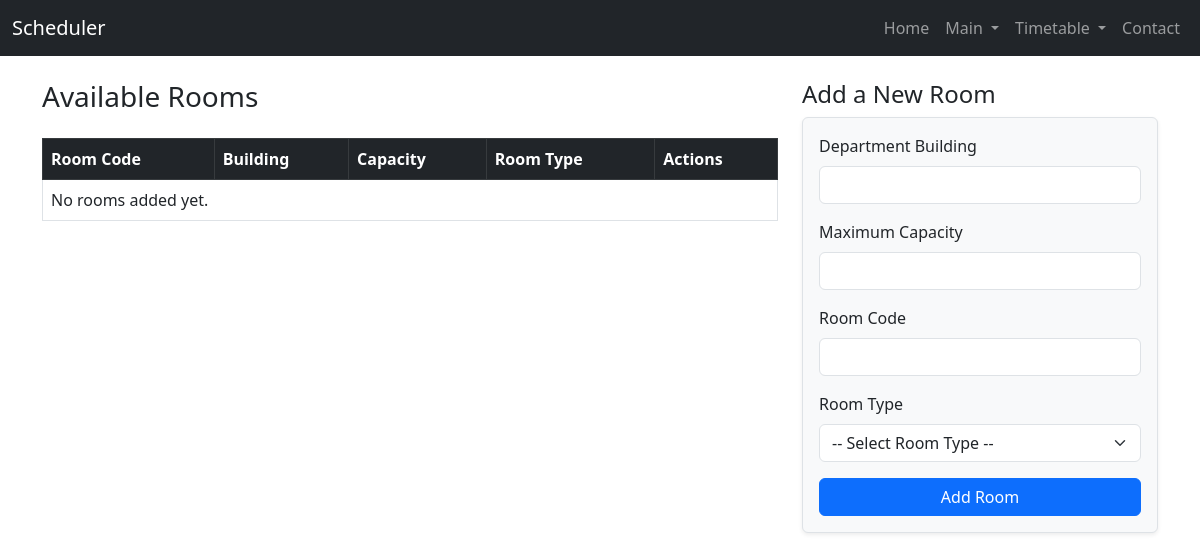
Page /timetable/rooms/ on the earlier database version.
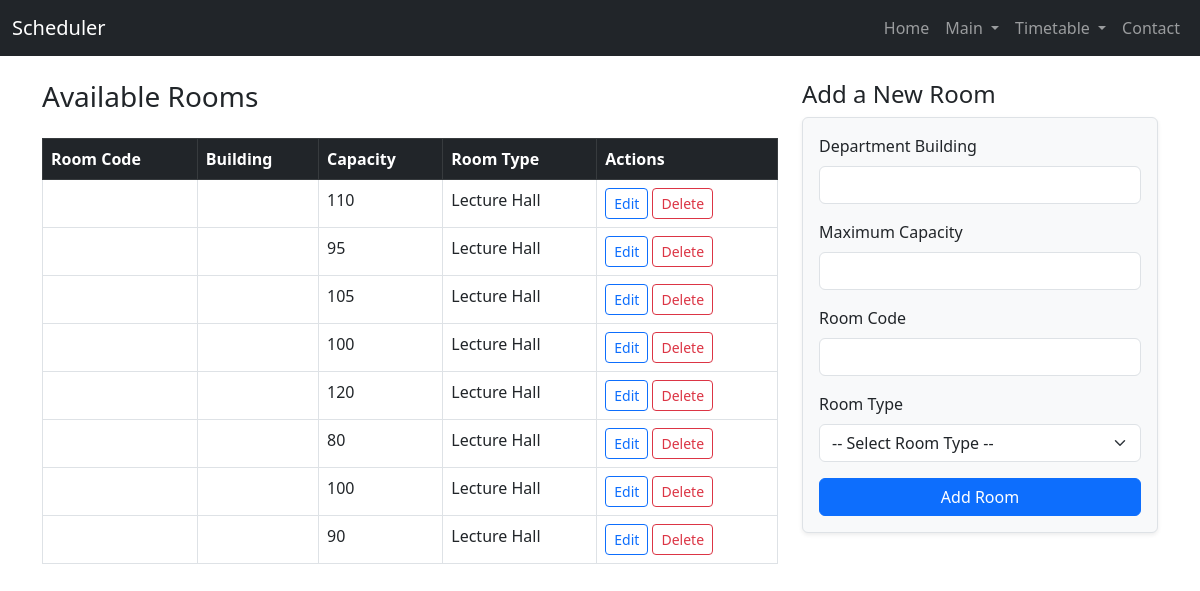
Same page on the later database version.
### Timetable/models.py (models this page shows, shortened)
class Room(models.Model):
    code = models.CharField(max_length=20, unique=True)
    building = models.ForeignKey(Building, on_delete=models.CASCADE)
    room_type = models.ForeignKey(RoomType, on_delete=models.CASCADE)
    lab_type = models.ForeignKey(LabType, on_delete=models.SET_NULL, blank=True, null=True)
    capacity = models.PositiveIntegerField()
    dimensions = models.CharField(max_length=20)
    max_courses = models.PositiveIntegerField(default=1)
    proctors_required = models.PositiveIntegerField(default=1)
    is_overflow = models.BooleanField(default=False)
    class Meta:
        ordering = ['code']

class RoomType(models.Model):
    name = models.CharField(max_length=50, unique=True)
    description = models.TextField(blank=True, null=True)
    def __str__(self):
        return self.name

### Timetable/views.py (the view, shortened to what this page needs)
# urls.py: path('rooms/',views.rooms, name='rooms'),
def rooms(request):
    rooms = Room.objects.all()
    return render(request, 'timetable/rooms.html', {'rooms': rooms})

### templates/timetable/rooms.html (shortened to what this page needs)
{% extends 'home/base.html' %}
{% block content %}
<div class="row">
    <div class="col-md-8">
        <h3 class="mb-4">Available Rooms</h3>
        <table class="table table-bordered table-hover">
            <thead class="table-dark">
                <tr>
                    <th>Room Code</th>
                    <th>Building</th>
                    <th>Capacity</th>
                    <th>Room Type</th>
                    <th>Actions</th>
                </tr>
            </thead>
            <tbody>
                {% for room in rooms %}
                <tr>
                    <td>{{ room.room_code }}</td>
                    <td>{{ room.department_building }}</td>
                    <td>{{ room.capacity }}</td>
                    <td>{{ room.room_type }}</td>
                    <td>
                        <a href="{% url 'edit_room' room.id %}" class="btn btn-sm btn-outline-primary">Edit</a>
                        <a href="{% url 'delete_room' room.id %}" class="btn btn-sm btn-outline-danger" onclick="return confirm('Are you sure you want to delete this room?');">Delete</a>
                    </td>
                </tr>
                {% empty %}
                <tr><td colspan="5">No rooms added yet.</td></tr>
                {% endfor %}
            </tbody>
        </table>
    </div>
    <div class="col-md-4">
        <h4>Add a New Room</h4>
        <form method="post" class="border p-3 rounded shadow-sm bg-light">
            <div class="mb-3">
                <label for="department_building" class="form-label">Department Building</label>
                <input type="text" class="form-control" id="department_building" name="department_building" required>
            </div>
            <div class="mb-3">
                <label for="capacity" class="form-label">Maximum Capacity</label>
                <input type="number" class="form-control" id="capacity" name="capacity" required>
            </div>
            <div class="mb-3">
                <label for="room_code" class="form-label">Room Code</label>
                <input type="text" class="form-control" id="room_code" name="room_code" required>
            </div>
            <div class="mb-3">
                <label for="room_type" class="form-label">Room Type</label>
                <select class="form-select" id="room_type" name="room_type" required>
                    <option value="">-- Select Room Type --</option>
                </select>
            </div>
            <button type="submit" class="btn btn-primary w-100">Add Room</button>
        </form>
    </div>
</div>
{% endblock %}

Differences in the rows shown:
added Room: capacity "110", room_type "Lecture Hall"
added Room: capacity "95", room_type "Lecture Hall"
added Room: capacity "105", room_type "Lecture Hall"
added Room: capacity "100", room_type "Lecture Hall"
added Room: capacity "120", room_type "Lecture Hall"
added Room: capacity "80", room_type "Lecture Hall"
added Room: capacity "100", room_type "Lecture Hall"
added Room: capacity "90", room_type "Lecture Hall"
Other differences:
text no longer shown: "No rooms added yet."
